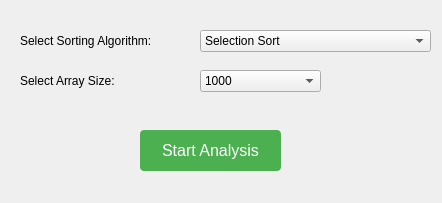
<?xml version="1.0" encoding="UTF-8"?>
<ui version="4.0">
 <class>MainWindow</class>
 <widget class="QMainWindow" name="MainWindow">
  <property name="geometry">
   <rect>
    <x>0</x>
    <y>0</y>
    <width>442</width>
    <height>203</height>
   </rect>
  </property>
  <property name="windowTitle">
   <string>Sorting Algorithm Analysis</string>
  </property>
  <widget class="QWidget" name="centralwidget">
   <widget class="QComboBox" name="algorithmComboBox">
    <property name="geometry">
     <rect>
      <x>200</x>
      <y>30</y>
      <width>231</width>
      <height>22</height>
     </rect>
    </property>
    <item>
     <property name="text">
      <string>Selection Sort</string>
     </property>
    </item>
    <item>
     <property name="text">
      <string>Insertion Sort</string>
     </property>
    </item>
    <item>
     <property name="text">
      <string>Merge Sort</string>
     </property>
    </item>
    <item>
     <property name="text">
      <string>Quick Sort First Pivot</string>
     </property>
    </item>
    <item>
     <property name="text">
      <string>Quick Sort Random Pivot</string>
     </property>
    </item>
    <item>
     <property name="text">
      <string>Quick Sort Median Pivot</string>
     </property>
    </item>
    <item>
     <property name="text">
      <string>Bubble Sort</string>
     </property>
    </item>
    <item>
     <property name="text">
      <string>Counting Sort</string>
     </property>
    </item>
    <item>
     <property name="text">
      <string>Heap Sort</string>
     </property>
    </item>
    <item>
     <property name="text">
      <string>Tree Sort</string>
     </property>
    </item>
    <item>
     <property name="text">
      <string>Shell Sort</string>
     </property>
    </item>
   </widget>
   <widget class="QLabel" name="algorithmLabel">
    <property name="geometry">
     <rect>
      <x>20</x>
      <y>30</y>
      <width>171</width>
      <height>21</height>
     </rect>
    </property>
    <property name="text">
     <string>Select Sorting Algorithm:</string>
    </property>
   </widget>
   <widget class="QLabel" name="sizeLabel">
    <property name="geometry">
     <rect>
      <x>20</x>
      <y>70</y>
      <width>121</width>
      <height>21</height>
     </rect>
    </property>
    <property name="text">
     <string>Select Array Size:</string>
    </property>
   </widget>
   <widget class="QComboBox" name="sizeComboBox">
    <property name="geometry">
     <rect>
      <x>200</x>
      <y>70</y>
      <width>121</width>
      <height>22</height>
     </rect>
    </property>
    <item>
     <property name="text">
      <string>1000</string>
     </property>
    </item>
    <item>
     <property name="text">
      <string>2000</string>
     </property>
    </item>
    <item>
     <property name="text">
      <string>3000</string>
     </property>
    </item>
    <item>
     <property name="text">
      <string>5000</string>
     </property>
    </item>
    <item>
     <property name="text">
      <string>7000</string>
     </property>
    </item>
    <item>
     <property name="text">
      <string>10000</string>
     </property>
    </item>
    <item>
     <property name="text">
      <string>13000</string>
     </property>
    </item>
    <item>
     <property name="text">
      <string>16000</string>
     </property>
    </item>
    <item>
     <property name="text">
      <string>20000</string>
     </property>
    </item>
    <item>
     <property name="text">
      <string>24000</string>
     </property>
    </item>
   </widget>
   <widget class="QPushButton" name="startButton">
    <property name="geometry">
     <rect>
      <x>140</x>
      <y>130</y>
      <width>141</width>
      <height>41</height>
     </rect>
    </property>
    <property name="styleSheet">
     <string notr="true">background-color: #4CAF50;
    border: none;
    color: white;
    padding: 10px 20px;
    text-align: center;
    text-decoration: none;
    font-size: 16px;
    cursor: pointer;
    border-radius: 4px;</string>
    </property>
    <property name="text">
     <string>Start Analysis</string>
    </property>
   </widget>
  </widget>
 </widget>
 <resources/>
 <connections/>
</ui>
